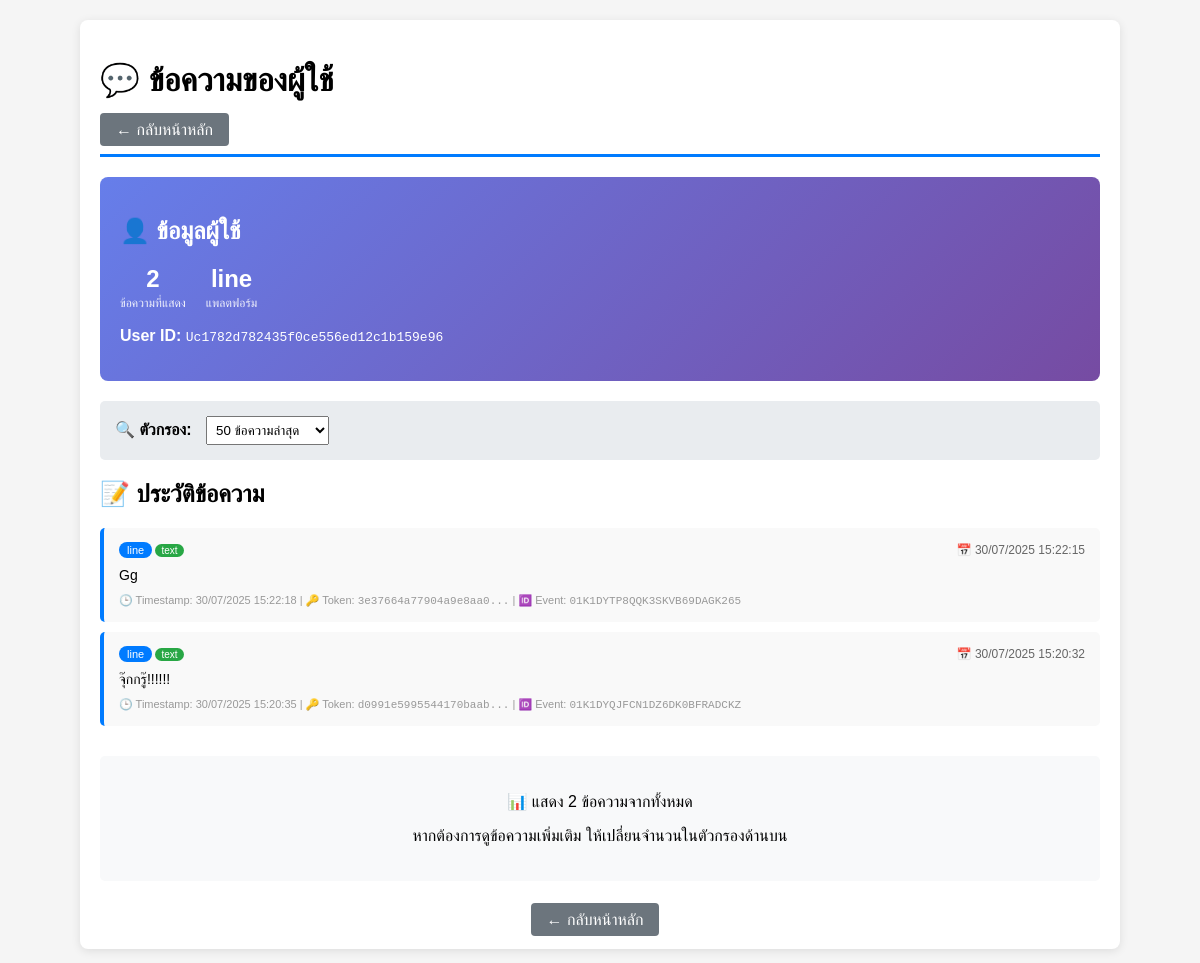
/hook/view_messages.php?user_id=Uc1782d782435f0ce556ed12c1b159e96&platform=line, run on the app's committed database.
### tables this page shows
CREATE TABLE `messages` (
  `id` int(11) NOT NULL,
  `platform` varchar(50) NOT NULL,
  `user_id` varchar(255) NOT NULL,
  `message_type` varchar(50) NOT NULL COMMENT 'ประเภทข้อความ เช่น text, image, sticker',
  `message_text` text DEFAULT NULL COMMENT 'เนื้อหาข้อความ (ถ้ามี)',
  `timestamp` bigint(20) DEFAULT NULL COMMENT 'Timestamp จาก Webhook (ถ้ามี)',
  `reply_token` varchar(255) DEFAULT NULL COMMENT 'Reply Token สำหรับตอบกลับ (เฉพาะ LINE)',
  `webhook_event_id` varchar(255) DEFAULT NULL COMMENT 'Event ID จาก Webhook (ถ้ามี)',
  `created_at` timestamp NOT NULL DEFAULT current_timestamp()
);

### hook/user_manager.php (called while the page is built, shortened)
<?php
require_once 'config.php';
class UserManager {
    private $db;
    public function __construct() {
        $config = new DatabaseConfig();
        $this->db = $config->connect();
    }
    public function getUserMessages($userId, $platform, $limit = 50) {
        $stmt = $this->db->prepare("
            SELECT * FROM messages
            WHERE user_id = :user_id AND platform = :platform
            ORDER BY created_at DESC
            LIMIT :limit
        ");
        $stmt->bindParam(':user_id', $userId);
        $stmt->bindParam(':platform', $platform);
        $stmt->bindParam(':limit', $limit, PDO::PARAM_INT);
        $stmt->execute();
        return $stmt->fetchAll();
    }
}
?>

### hook/config.php (called while the page is built, shortened)
<?php
class DatabaseConfig {
    private $host = 'localhost';
    private $dbname = 'webhook_db';
    private $username = 'root';
    private $password = '';
    public function connect() {
        try {
            $this->pdo = new PDO(
                "mysql:host={$this->host};dbname={$this->dbname};charset=utf8mb4",
                $this->username,
                $this->password,
                [
                    PDO::ATTR_ERRMODE => PDO::ERRMODE_EXCEPTION,
                    PDO::ATTR_DEFAULT_FETCH_MODE => PDO::FETCH_ASSOC,
                    PDO::ATTR_EMULATE_PREPARES => false
                ]
            );
            return $this->pdo;
        } catch (PDOException $e) {
            error_log("Database connection failed: " . $e->getMessage());
            return null;
        }
    }
}
?>

### hook/view_messages.php (the view, shortened to what this page needs)
<?php
require_once 'config.php';
$userId = $_GET['user_id'];
$platform = $_GET['platform'];
$limit = isset($_GET['limit']) ? intval($_GET['limit']) : 50;
$userManager = new UserManager();
$messages = $userManager->getUserMessages($userId, $platform, $limit);
?>
<!DOCTYPE html>
<html>
<head>
</head>
<body>
    <div class="container">
        <div class="header">
            <h1>💬 ข้อความของผู้ใช้</h1>
            <a href="index.php" class="back-btn">← กลับหน้าหลัก</a>
        </div>
        <div class="user-info">
            <h2>👤 ข้อมูลผู้ใช้</h2>
            <div class="stats">
                <div class="stat">
                    <span class="stat-number"><?php echo count($messages); ?></span>
                    <span class="stat-label">ข้อความที่แสดง</span>
                </div>
                <div class="stat">
                    <span class="stat-number"><?php echo htmlspecialchars($platform); ?></span>
                    <span class="stat-label">แพลตฟอร์ม</span>
                </div>
            </div>
            <p><strong>User ID:</strong> <code><?php echo htmlspecialchars($userId); ?></code></p>
        </div>
        <div class="filter-bar">
            <strong>🔍 ตัวกรอง:</strong>
            <select onchange="changeLimit(this.value)">
                <option value="50" <?php echo $limit == 50 ? 'selected' : ''; ?>>50 ข้อความล่าสุด</option>
            </select>
        </div>
        <h2>📝 ประวัติข้อความ</h2>
        <?php if (empty($messages)): ?>
            <div class="no-messages">
                <h3>📭 ไม่มีข้อความ</h3>
                <p>ผู้ใช้คนนี้ยังไม่เคยส่งข้อความมา</p>
            </div>
        <?php else: ?>
            <?php foreach ($messages as $message): ?>
                <div class="message">
                    <div class="message-header">
                        <span class="platform-badge"><?php echo htmlspecialchars($message['platform']); ?></span>
                        <span class="message-type"><?php echo htmlspecialchars($message['message_type']); ?></span>
                        <span style="float: right;">
                            📅 <?php echo date('d/m/Y H:i:s', strtotime($message['created_at'])); ?>
                        </span>
                    </div>
                    <div class="message-text">
                        <?php if (!empty($message['message_text'])): ?>
                            <?php echo nl2br(htmlspecialchars($message['message_text'])); ?>
                        <?php else: ?>
                            <em style="color: #999;">ไม่มีข้อความ (อาจเป็นไฟล์หรือสติกเกอร์)</em>
                        <?php endif; ?>
                    </div>
                    <div class="message-meta">
                        <?php if (!empty($message['timestamp'])): ?>
                            🕒 Timestamp: <?php echo date('d/m/Y H:i:s', $message['timestamp'] / 1000); ?>
                        <?php endif; ?>
                        <?php if (!empty($message['reply_token'])): ?>
                            | 🔑 Token: <code><?php echo substr($message['reply_token'], 0, 20); ?>...</code>
                        <?php endif; ?>
                        <?php if (!empty($message['webhook_event_id'])): ?>
                            | 🆔 Event: <code><?php echo htmlspecialchars($message['webhook_event_id']); ?></code>
                        <?php endif; ?>
                    </div>
                </div>
            <?php endforeach; ?>
            <div style="text-align: center; margin-top: 30px; padding: 20px; background: #f8f9fa; border-radius: 5px;">
                <p>📊 แสดง <?php echo count($messages); ?> ข้อความจากทั้งหมด</p>
                <p>หากต้องการดูข้อความเพิ่มเติม ให้เปลี่ยนจำนวนในตัวกรองด้านบน</p>
            </div>
        <?php endif; ?>
        <div style="margin-top: 30px; text-align: center;">
            <a href="index.php" class="back-btn">← กลับหน้าหลัก</a>
        </div>
    </div>
</body>
</html>

### hook/view_messages.php (style rules this page uses)
body { font-family: Arial, sans-serif; margin: 20px; background: #f5f5f5; }
.container { max-width: 1000px; margin: 0 auto; background: white; padding: 20px; border-radius: 8px; box-shadow: 0 2px 10px rgba(0,0,0,0.1); }
.header { border-bottom: 3px solid #007bff; padding-bottom: 15px; margin-bottom: 20px; }
.user-info { background: linear-gradient(135deg, #667eea 0%, #764ba2 100%); color: white; padding: 20px; border-radius: 8px; margin-bottom: 20px; }
.message { background: #f9f9f9; border-left: 4px solid #007bff; padding: 15px; margin: 10px 0; border-radius: 5px; }
.message-header { font-size: 12px; color: #666; margin-bottom: 8px; }
.message-text { font-size: 14px; line-height: 1.5; }
.message-meta { font-size: 11px; color: #999; margin-top: 8px; }
.back-btn { background: #6c757d; color: white; text-decoration: none; padding: 8px 16px; border-radius: 4px; margin-right: 10px; }
.platform-badge { background: #007bff; color: white; padding: 2px 8px; border-radius: 12px; font-size: 11px; }
.stats { display: flex; gap: 20px; margin: 15px 0; }
.stat { text-align: center; }
.stat-number { font-size: 24px; font-weight: bold; display: block; }
.stat-label { font-size: 12px; opacity: 0.9; }
.message-type { background: #28a745; color: white; padding: 1px 6px; border-radius: 10px; font-size: 10px; }
.filter-bar { background: #e9ecef; padding: 15px; border-radius: 5px; margin-bottom: 20px; }
.filter-bar select, .filter-bar input { margin: 0 10px; padding: 5px; }

### data on the page
messages: platform "line", message_type "text", created_at "30/07/2025 15:22:15", message_text "Gg", timestamp "30/07/2025 15:22:18", reply_token "3e37664a77904a9e8aa0", webhook_event "01K1DYTP8QQK3SKVB69DAGK265"
messages: platform "line", message_type "text", created_at "30/07/2025 15:20:32", message_text "จุ๊กกรู๊!!!!!!", timestamp "30/07/2025 15:20:35", reply_token "d0991e5995544170baab", webhook_event "01K1DYQJFCN1DZ6DK0BFRADCKZ"

### other printed values
count($messages) "2"
$platform "line"
$userId "Uc1782d782435f0ce556ed12c1b159e96"
